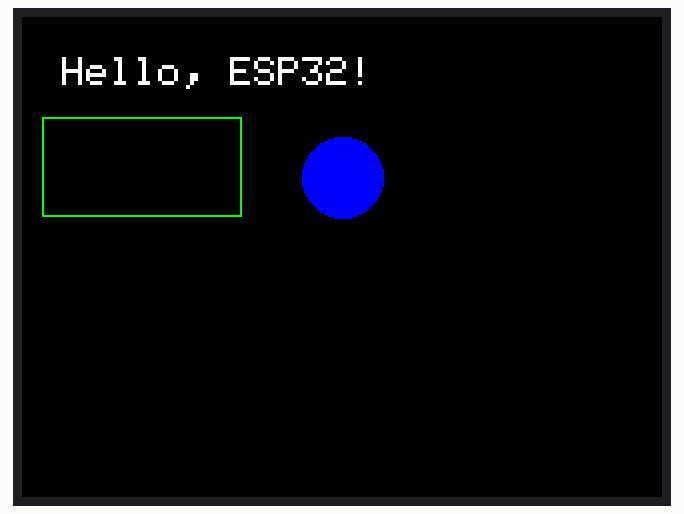
Simulated run of this program. Board: ESP32. Shown: 320×240 colour display.

Above: at 0.3 s.

The program:

main.cpp
```cpp
#include <TFT_eSPI.h>

TFT_eSPI tft = TFT_eSPI();

void setup()
{
  Serial.begin(115200);
  tft.init();

  tft.setRotation(1);

  tft.fillScreen(TFT_BLACK); // Clear the screen
}

void loop()
{
  tft.setTextColor(TFT_WHITE);
  tft.setTextSize(2);
  tft.setCursor(20, 20);
  tft.println("Hello, ESP32!");

  tft.drawRect(10, 50, 100, 50, TFT_GREEN);
  tft.fillCircle(160, 80, 20, TFT_BLUE);

  delay(5000);
  tft.fillScreen(TFT_BLACK);
}
```
